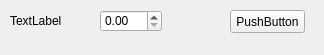
<?xml version="1.0" encoding="UTF-8"?>
<ui version="4.0">
 <class>Form</class>
 <widget class="QWidget" name="Form">
  <property name="geometry">
   <rect>
    <x>0</x>
    <y>0</y>
    <width>324</width>
    <height>55</height>
   </rect>
  </property>
  <property name="windowTitle">
   <string>Form</string>
  </property>
  <widget class="QLabel" name="label">
   <property name="geometry">
    <rect>
     <x>10</x>
     <y>10</y>
     <width>51</width>
     <height>21</height>
    </rect>
   </property>
   <property name="text">
    <string>TextLabel</string>
   </property>
  </widget>
  <widget class="QDoubleSpinBox" name="doubleSpinBox">
   <property name="geometry">
    <rect>
     <x>100</x>
     <y>10</y>
     <width>62</width>
     <height>22</height>
    </rect>
   </property>
  </widget>
  <widget class="QPushButton" name="pushButton">
   <property name="geometry">
    <rect>
     <x>230</x>
     <y>10</y>
     <width>75</width>
     <height>23</height>
    </rect>
   </property>
   <property name="text">
    <string>PushButton</string>
   </property>
  </widget>
 </widget>
 <resources/>
 <connections/>
</ui>
